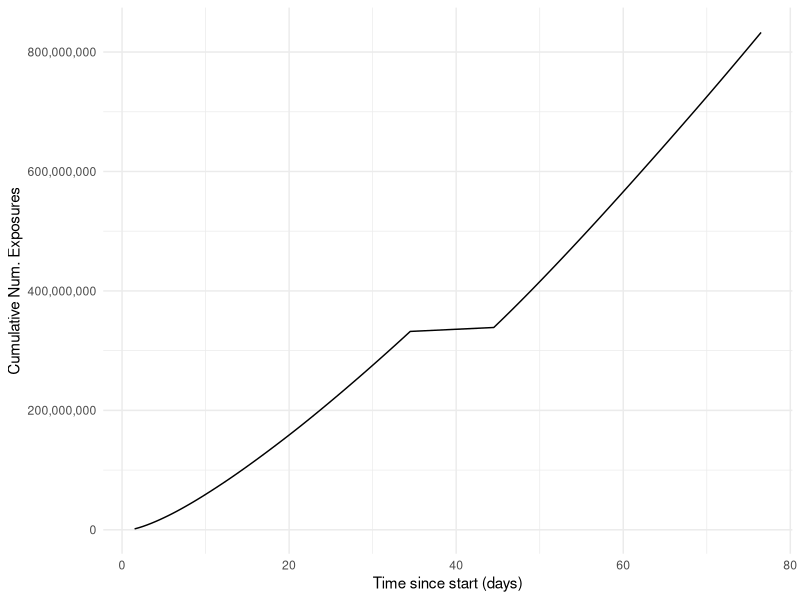

Write the R code that produced this figure.
## ---- chunk 1
library(tidyverse)

df <- read_csv("asos_digital_experiments_dataset.csv")
## ---- chunk 2
exp1 <- df %>% 
  filter(experiment_id == "036afc")
## ---- chunk 3

exp1 %>% 
  group_by(time_since_start) %>% 
  summarize(n = sum(count_t, count_c)) %>% 
  mutate(cumulative_sum = cumsum(n)) %>% 
  ggplot() + 
  geom_line(aes(time_since_start, cumulative_sum)) + 
  theme_minimal() + 
  labs(x = "Time since start (days)", 
       y = "Cumulative Num. Exposures") + 
  scale_y_continuous(labels = scales::comma)

## ---- chunk 4

exp1 %>% 
  filter(metric_id == 1) %>% 
  mutate(mean_diff = mean_t - mean_c)

